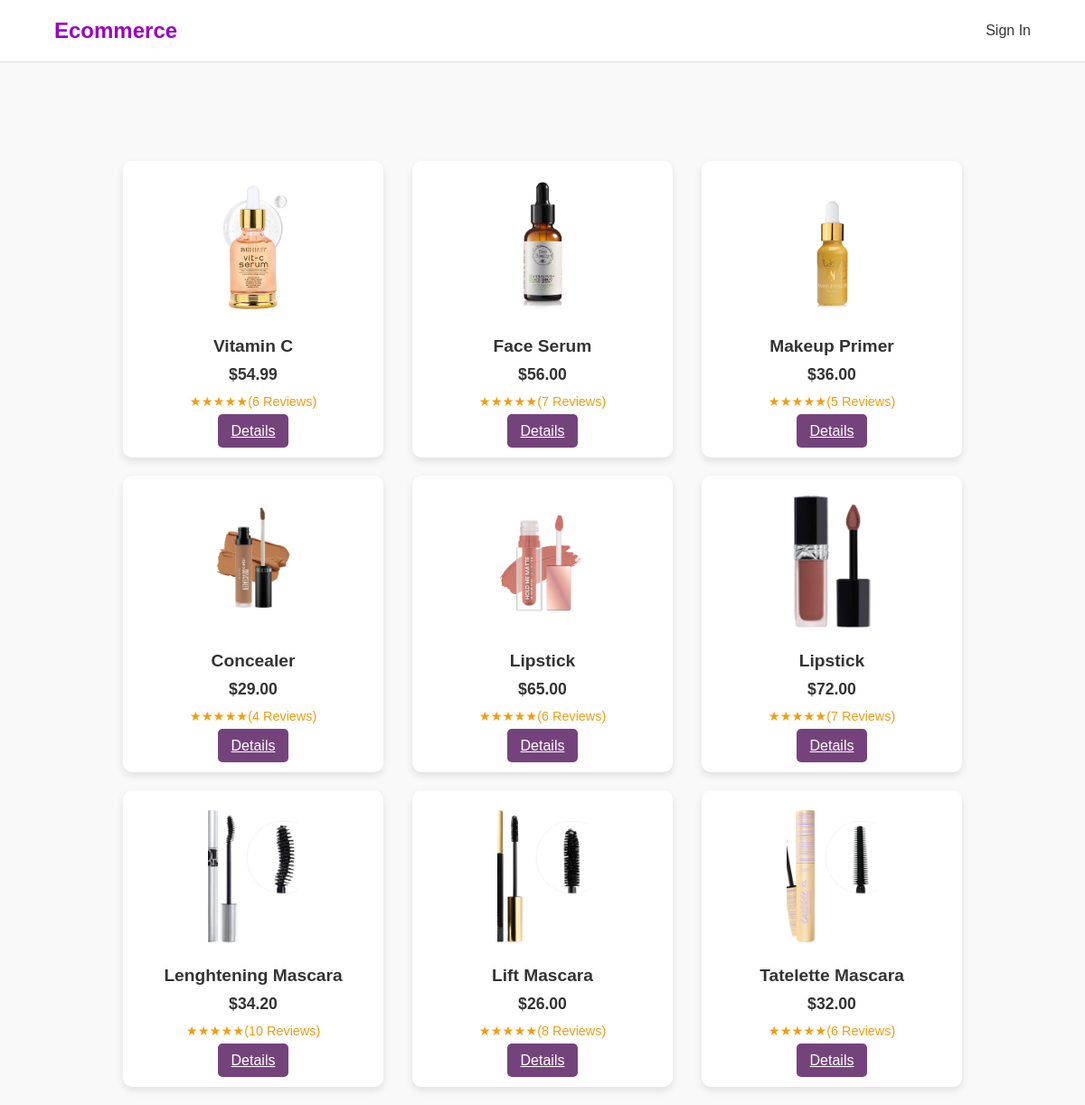
The page /shop.php on the database its author committed.
### tables this page shows
CREATE TABLE `products` (
  `id` int(11) NOT NULL,
  `name` varchar(50) NOT NULL,
  `description` varchar(255) NOT NULL,
  `price` decimal(10,2) NOT NULL,
  `reviews` int(11) NOT NULL,
  `img_url` varchar(255) NOT NULL,
  `user_id` int(11) DEFAULT NULL
);

### shop.php (the view, shortened to what this page needs)
<?php
include("product.php");
include_once("header.php");
$sql = "SELECT * FROM products";
$selectProducts = $conn->prepare($sql);
$selectProducts->execute();
$products_data = $selectProducts->fetchAll();
?>
<!DOCTYPE html>
<html lang="en">
<head>
    <link rel="stylesheet" href="style/shop.css">
</head>
<body>
    <div class="product-container">
        <?php
        foreach ($products_data as $product) {
            echo '<div class="product-card">';
            echo '<img src="' . $product['img_url'] . '" alt="' . $product['name'] . '">';
            echo '<h3>' . $product['name'] . '</h3>';
            echo '<p class="price">$' . number_format($product['price'], 2) . ' </p>';
            echo '<div class="rating">';
            echo '<span>★★★★★</span>';
            echo '<span>(' . $product['reviews'] . ' Reviews)</span>';
            echo '</div>';
            echo '<a href="details.php?id=' . $product['id'] . '" class="add-to-cart">Details</a>';
            echo '</div>';
        }
        ?>
    </div>
</body>
</html>

### style/homepage.css (style rules this page uses)
* { margin: 0; padding: 0; box-sizing: border-box; }
body { font-family: Arial, sans-serif; background-color: #f9f9f9; color: #333; }

### style/shop.css (style rules this page uses)
* { margin: 0; padding: 0; box-sizing: border-box; }
body { font-family: Arial, sans-serif; background-color: #f4f4f4; font-family: Arial, sans-serif; background-color: #f9f9f9; color: #333; display: flex; justify-content: center; align-items: center; height: 100vh; }
.product-container { margin-top: 50%; margin-bottom: 0; display: flex; flex-wrap: wrap; justify-content: space-around; width: 80%; max-width: 1200px; }
.product-card { background-color: white; padding: 20px; border-radius: 10px; box-shadow: 0 4px 8px rgba(0, 0, 0, 0.1); text-align: center; width: 30%; margin-bottom: 20px; }
.product-card img { width: 100px; height: 150px; object-fit: cover; margin-bottom: 20px; }
.product-card h3 { font-size: 1.2em; margin-bottom: 10px; }
.price { font-size: 1.1em; font-weight: bold; margin-bottom: 10px; }
.rating { margin-bottom: 15px; }
.rating span { font-size: 0.9em; color: #f39c12; }
.add-to-cart { background-color: rgb(117, 67, 124); color: white; padding: 10px 15px; border: none; border-radius: 5px; cursor: pointer; transition: background-color 0.3s ease; }

### rows shown on the page
products: img_url (picture), name "Vitamin C", price "54.99", reviews "6"
products: img_url (picture), name "Face Serum", price "56.00", reviews "7"
products: img_url (picture), name "Makeup Primer", price "36.00", reviews "5"
products: img_url (picture), name "Concealer", price "29.00", reviews "4"
products: img_url (picture), name "Lipstick", price "65.00", reviews "6"
products: img_url (picture), name "Lipstick", price "72.00", reviews "7"
products: img_url (picture), name "Lenghtening Mascara", price "34.20", reviews "10"
products: img_url (picture), name "Lift Mascara", price "26.00", reviews "8"
products: img_url (picture), name "Tatelette Mascara", price "32.00", reviews "6"
